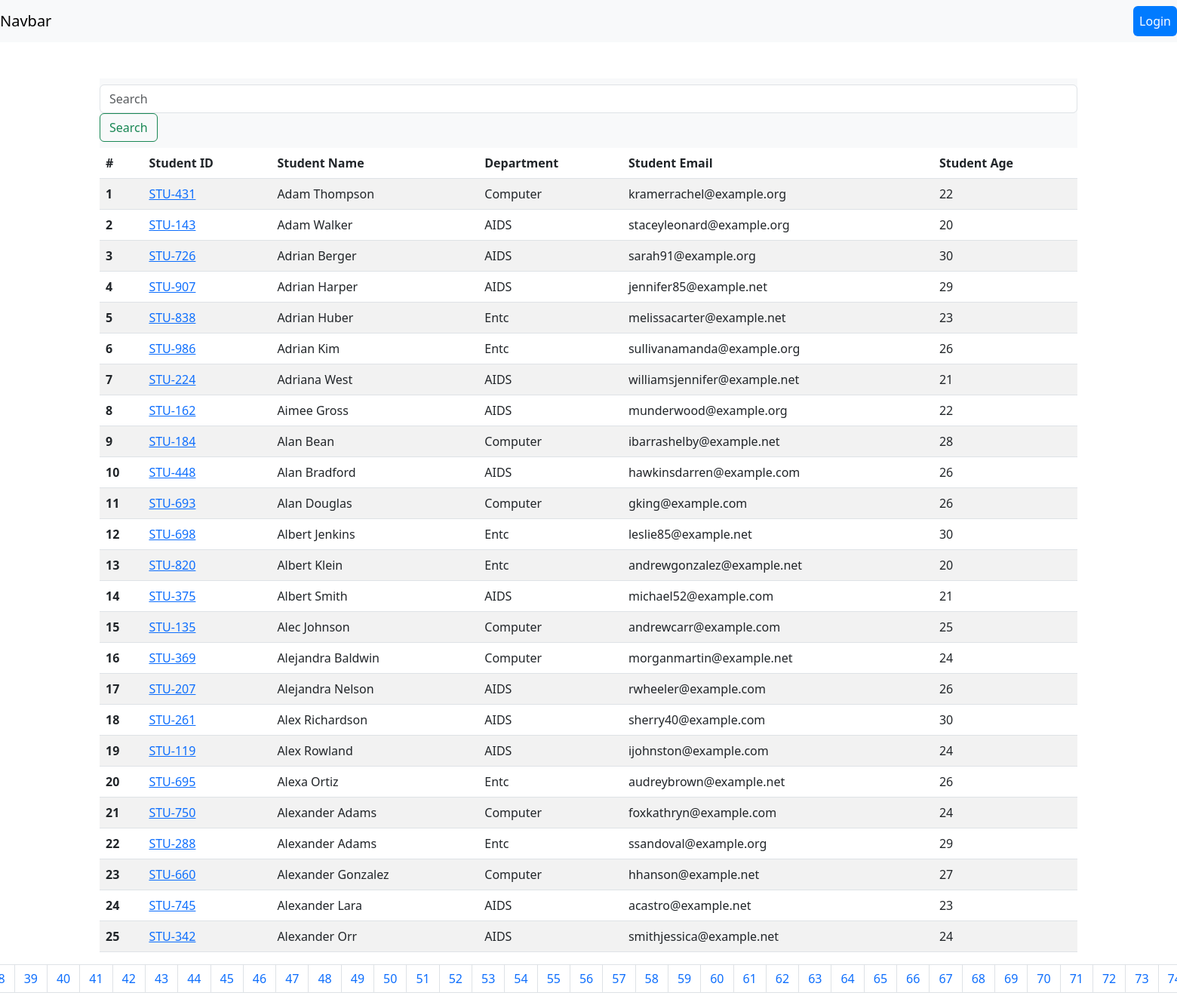
The app's page /student/?page=2 with its own data.
### vege/models.py (models this page shows, shortened)
class Student(models.Model):
    department = models.ForeignKey(Department, related_name="depart", on_delete=models.CASCADE)
    student_id = models.OneToOneField(StudentId, related_name="studentid", on_delete=models.CASCADE)
    student_name = models.CharField(max_length=100)
    student_email = models.EmailField(unique=True)
    student_age = models.IntegerField(default=18)
    student_address = models.TextField()
    is_deleted = models.BooleanField(default=False)
    objects = StudentManager()
    admin_objects = models.Manager()
    class Meta:
        ordering = ['student_name']
        verbose_name = "student"

class StudentId(models.Model):
    student_id = models.CharField(max_length=100)

class Department(models.Model):
    department = models.CharField(max_length=100)
    class Meta:
        ordering = ['department']

### vege/views.py (the view, shortened to what this page needs)
# urls.py: path('student/',get_students),
def get_students(request):
    queryset = Student.objects.all()
    search = request.GET.get('search', '')
    paginator = Paginator(queryset, 25)
    page_number = request.GET.get("page", 1)
    page_obj = paginator.get_page(page_number)
    return render(request, 'report/student.html', {'queryset': page_obj})

### vege/models.py (called while the page is built)
    def get_queryset(self) -> models.QuerySet:
        return super().get_queryset().filter(is_deleted = False)

### vege/templates/report/student.html (shortened to what this page needs)
{% extends "base.html" %}
{% load static %}
{% block content %}
<div class="container mt-5">
  <form class="form-inline" method="get">
    <nav class="navbar navbar-light bg-light">
      <input class="form-control mr-sm-2" name="search" type="search" placeholder="Search" aria-label="Search" value="{{ request.GET.search }}">
      <button class="btn btn-outline-success my-2 my-sm-0" type="submit">Search</button>
    </nav>
  </form>
  <table class="table table-striped">
    <thead>
      <tr>
        <th scope="col">#</th>
        <th scope="col">Student ID</th>
        <th scope="col">Student Name</th>
        <th scope="col">Department</th>
        <th scope="col">Student Email</th>
        <th scope="col">Student Age</th>
      </tr>
    </thead>
    <tbody>
      {% for student in queryset %}
      <tr>
        <th scope="row">{{ forloop.counter }}</th>
        <td>
          <a href="{% url 'see_marks' student.student_id.student_id %}">{{ student.student_id.student_id }}</a>
      </td>
        <td>{{ student.student_name }}</td>
        <td>{{ student.department.department }}</td>
        <td>{{ student.student_email }}</td>
        <td>{{ student.student_age }}</td>
      </tr>
      {% endfor %}
    </tbody>
  </table>
  <nav aria-label="Page navigation example">
    <ul class="pagination justify-content-center">
      {% for num in queryset.paginator.page_range %}
        {% if queryset.number == num %}
        <li class="page-item active"><a class="page-link" href="#">{{ num }}</a></li>
        {% else %}
        <li class="page-item"><a class="page-link" href="?page={{ num }}{% if request.GET.search %}&search={{ request.GET.search }}{% endif %}">{{ num }}</a></li>
        {% endif %}
      {% endfor %}
    </ul>
  </nav>
</div>
{% endblock %}

### records on screen
Student: student_id.student_id "STU-431", student_name "Adam Thompson", department.department "Computer", student_email "kramerrachel@example.org", student_age "22"
Student: student_id.student_id "STU-143", student_name "Adam Walker", department.department "AIDS", student_email "staceyleonard@example.org", student_age "20"
Student: student_id.student_id "STU-726", student_name "Adrian Berger", department.department "AIDS", student_email "sarah91@example.org", student_age "30"
Student: student_id.student_id "STU-907", student_name "Adrian Harper", department.department "AIDS", student_email "jennifer85@example.net", student_age "29"
Student: student_id.student_id "STU-838", student_name "Adrian Huber", department.department "Entc", student_email "melissacarter@example.net", student_age "23"
Student: student_id.student_id "STU-986", student_name "Adrian Kim", department.department "Entc", student_email "sullivanamanda@example.org", student_age "26"
Student: student_id.student_id "STU-224", student_name "Adriana West", department.department "AIDS", student_email "williamsjennifer@example.net", student_age "21"
Student: student_id.student_id "STU-162", student_name "Aimee Gross", department.department "AIDS", student_email "munderwood@example.org", student_age "22"
Student: student_id.student_id "STU-184", student_name "Alan Bean", department.department "Computer", student_email "ibarrashelby@example.net", student_age "28"
Student: student_id.student_id "STU-448", student_name "Alan Bradford", department.department "AIDS", student_email "hawkinsdarren@example.com", student_age "26"
Student: student_id.student_id "STU-693", student_name "Alan Douglas", department.department "Computer", student_email "gking@example.com", student_age "26"
Student: student_id.student_id "STU-698", student_name "Albert Jenkins", department.department "Entc", student_email "leslie85@example.net", student_age "30"
Student: student_id.student_id "STU-820", student_name "Albert Klein", department.department "Entc", student_email "andrewgonzalez@example.net", student_age "20"
Student: student_id.student_id "STU-375", student_name "Albert Smith", department.department "AIDS", student_email "michael52@example.com", student_age "21"
Student: student_id.student_id "STU-135", student_name "Alec Johnson", department.department "Computer", student_email "andrewcarr@example.com", student_age "25"
Student: student_id.student_id "STU-369", student_name "Alejandra Baldwin", department.department "Computer", student_email "morganmartin@example.net", student_age "24"
Student: student_id.student_id "STU-207", student_name "Alejandra Nelson", department.department "AIDS", student_email "rwheeler@example.com", student_age "26"
Student: student_id.student_id "STU-261", student_name "Alex Richardson", department.department "AIDS", student_email "sherry40@example.com", student_age "30"
Student: student_id.student_id "STU-119", student_name "Alex Rowland", department.department "AIDS", student_email "ijohnston@example.com", student_age "24"
Student: student_id.student_id "STU-695", student_name "Alexa Ortiz", department.department "Entc", student_email "audreybrown@example.net", student_age "26"
Student: student_id.student_id "STU-750", student_name "Alexander Adams", department.department "Computer", student_email "foxkathryn@example.com", student_age "24"
Student: student_id.student_id "STU-288", student_name "Alexander Adams", department.department "Entc", student_email "ssandoval@example.org", student_age "29"
Student: student_id.student_id "STU-660", student_name "Alexander Gonzalez", department.department "Computer", student_email "hhanson@example.net", student_age "27"
Student: student_id.student_id "STU-745", student_name "Alexander Lara", department.department "AIDS", student_email "acastro@example.net", student_age "23"
Student: student_id.student_id "STU-342", student_name "Alexander Orr", department.department "AIDS", student_email "smithjessica@example.net", student_age "24"

### other values on screen
{{ num }} "39" "40" "41" "42" "43" "44" "45" "46" "47" "48" "49" "50" "51" "52" "53" "54" "55" "56" "57" "58" "59" "60" "61" "62" "63" "64" "65" "66" "67" "68" "69" "70" "71" "72" "73"
